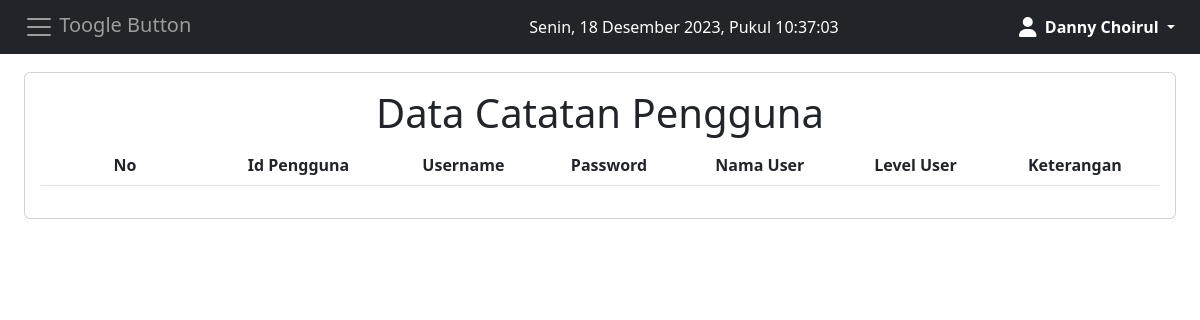
Page /catatan/pengguna.php (signed in) on the earlier database version.
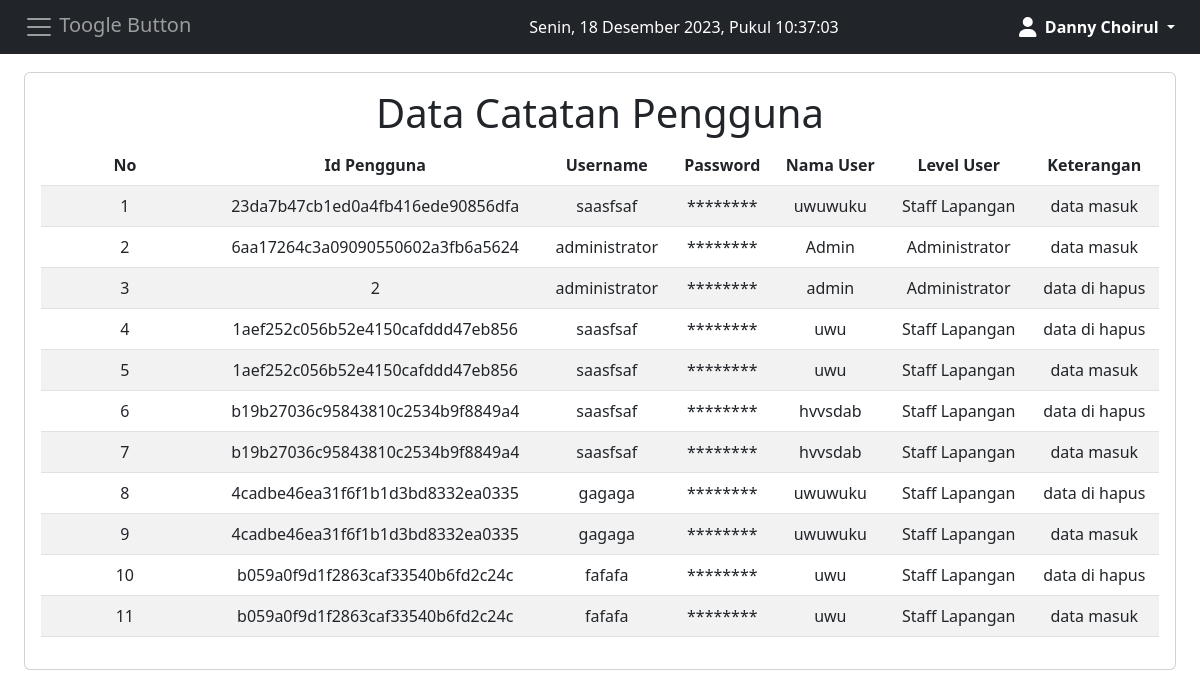
Same page on the later database version.
### tables this page shows
CREATE TABLE `catatan_pengguna`  (
  `id_catatan` int NOT NULL AUTO_INCREMENT,
  `id_pengguna_catatan` varchar(255) NOT NULL,
  `username_pengguna_catatan` varchar(255) NOT NULL,
  `password_pengguna_catatan` varchar(255) NOT NULL,
  `nama_pengguna_catatan` varchar(255) NOT NULL,
  `level_pengguna_catatan` varchar(255) NOT NULL,
  `keterangan_catatan` varchar(255) NOT NULL,
  PRIMARY KEY (`id_catatan`) USING BTREE
);

### koneksi.php (called while the page is built)
<?php
$db = mysqli_connect("localhost", "root", "", "pendataan");
function query($query)
{
    global $db;
    $result = mysqli_query($db, $query);
    $rows = [];
    while ($row = mysqli_fetch_assoc($result)) {
        $rows[] = $row;
    }
    return $rows;
}

### catatan/pengguna.php (the view, shortened to what this page needs)
<?php
require '../header.php';
require "../koneksi.php";
$catatan = query("SELECT * FROM catatan_pengguna
ORDER BY id_catatan DESC");
?>
<body>
    <div class="p-4" id="main-content">
        <div class="card mt-5">
            <div class="card-body">
                <h1 style="text-align:center">Data Catatan Pengguna</h1>
                <table class="table table-striped" id="datatable">
                    <thead>
                        <tr style="text-align:center">
                            <th width="15%" style="text-align:center">No</th>
                            <th style="text-align:center">Id Pengguna</th>
                            <th style="text-align:center">Username</th>
                            <th style="text-align:center">Password</th>
                            <th style="text-align:center">Nama User</th>
                            <th style="text-align:center">Level User</th>
                            <th style="text-align:center">Keterangan</th>
                        </tr>
                    </thead>
                    <tbody>
                        <?php $no = 1; ?>
                        <?php foreach ($catatan as $row) : ?>
                            <tr>
                                <td width="5%" style="text-align: center;" scope="row"><?= $no; ?></td>
                                <td style="text-align: center;"><?= $row["id_pengguna_catatan"]; ?></td>
                                <td style="text-align: center;"><?= $row["username_pengguna_catatan"]; ?></td>
                                <td style="text-align: center;">********</td>
                                <td style="text-align: center;"><?= $row["nama_pengguna_catatan"]; ?></td>
                                <td style="text-align: center;"> <?php
                                                                    if ($row["level_pengguna_catatan"] == "satu") {
                                                                        echo "Administrator";
                                                                    }
                                                                    if ($row["level_pengguna_catatan"] == "tiga") {
                                                                        echo "Staff Lapangan";
                                                                    }  ?></td>
                                <td style="text-align: center;"><?= $row["keterangan_catatan"]; ?></td>
                            </tr>
                        <?php $no++;
                        endforeach; ?>
                    </tbody>
                </table>
            </div>
        </div>
    </div>
</body>
<?php require '../footer.php'; ?>

### header.php (shortened to what this page needs)
<!DOCTYPE html>
<html>
<head>
  <link rel="stylesheet" type="text/css" href="../assets/css/bootstrap.min.css">
  <link rel="stylesheet" type="text/css" href="../assets/css/dataTables.bootstrap5.min.css">
  <link rel="stylesheet" type="text/css" href="../assets/css/select2.min.css">
  <link rel="stylesheet" type="text/css" href="../assets/css/all.min.css">
</head>
<body>
  <header>
    <nav class="navbar navbar-dark bg-dark fixed-top">
      <div class="container-fluid">
        <button class="navbar-toggler border-0" data-bs-toggle="offcanvas" data-bs-target="#offcanvasDarkNavbar">
          <span class="navbar-toggler-icon"></span> Toogle Button
        </button>
        <ul class="me-auto mb-sm-0 offset-3 text-white">
          <div id="jam"></div>
        </ul>
        <div class="btn-group">
          <button type="button" class="btn btn-dark dropdown-toggle" data-bs-toggle="dropdown" data-bs-display="static" aria-expanded="false">
            <i class="fa-solid fa-user fa-lg"></i>&nbsp; <strong><?= $_SESSION["nama_pengguna"] ?></strong>
          </button>
        </div>
      </div>
    </nav>
  </header>

### footer.php (shortened to what this page needs)
</body>
</html>

Differences in the rows shown:
added catatan_pengguna: id_pengguna_catatan "23da7b47cb1ed0a4fb416ede90856dfa", username_pengguna_catatan "saasfsaf", nama_pengguna_catatan "uwuwuku", level_pengguna_catatan "Staff Lapangan", keterangan_catatan "data masuk"
added catatan_pengguna: id_pengguna_catatan "6aa17264c3a09090550602a3fb6a5624", username_pengguna_catatan "administrator", nama_pengguna_catatan "Admin", level_pengguna_catatan "Administrator", keterangan_catatan "data masuk"
added catatan_pengguna: id_pengguna_catatan "2", username_pengguna_catatan "administrator", nama_pengguna_catatan "admin", level_pengguna_catatan "Administrator", keterangan_catatan "data di hapus"
added catatan_pengguna: id_pengguna_catatan "1aef252c056b52e4150cafddd47eb856", username_pengguna_catatan "saasfsaf", nama_pengguna_catatan "uwu", level_pengguna_catatan "Staff Lapangan", keterangan_catatan "data di hapus"
added catatan_pengguna: id_pengguna_catatan "1aef252c056b52e4150cafddd47eb856", username_pengguna_catatan "saasfsaf", nama_pengguna_catatan "uwu", level_pengguna_catatan "Staff Lapangan", keterangan_catatan "data masuk"
added catatan_pengguna: id_pengguna_catatan "b19b27036c95843810c2534b9f8849a4", username_pengguna_catatan "saasfsaf", nama_pengguna_catatan "hvvsdab", level_pengguna_catatan "Staff Lapangan", keterangan_catatan "data di hapus"
added catatan_pengguna: id_pengguna_catatan "b19b27036c95843810c2534b9f8849a4", username_pengguna_catatan "saasfsaf", nama_pengguna_catatan "hvvsdab", level_pengguna_catatan "Staff Lapangan", keterangan_catatan "data masuk"
added catatan_pengguna: id_pengguna_catatan "4cadbe46ea31f6f1b1d3bd8332ea0335", username_pengguna_catatan "gagaga", nama_pengguna_catatan "uwuwuku", level_pengguna_catatan "Staff Lapangan", keterangan_catatan "data di hapus"
added catatan_pengguna: id_pengguna_catatan "4cadbe46ea31f6f1b1d3bd8332ea0335", username_pengguna_catatan "gagaga", nama_pengguna_catatan "uwuwuku", level_pengguna_catatan "Staff Lapangan", keterangan_catatan "data masuk"
added catatan_pengguna: id_pengguna_catatan "b059a0f9d1f2863caf33540b6fd2c24c", username_pengguna_catatan "fafafa", nama_pengguna_catatan "uwu", level_pengguna_catatan "Staff Lapangan", keterangan_catatan "data di hapus"
added catatan_pengguna: id_pengguna_catatan "b059a0f9d1f2863caf33540b6fd2c24c", username_pengguna_catatan "fafafa", nama_pengguna_catatan "uwu", level_pengguna_catatan "Staff Lapangan", keterangan_catatan "data masuk"
